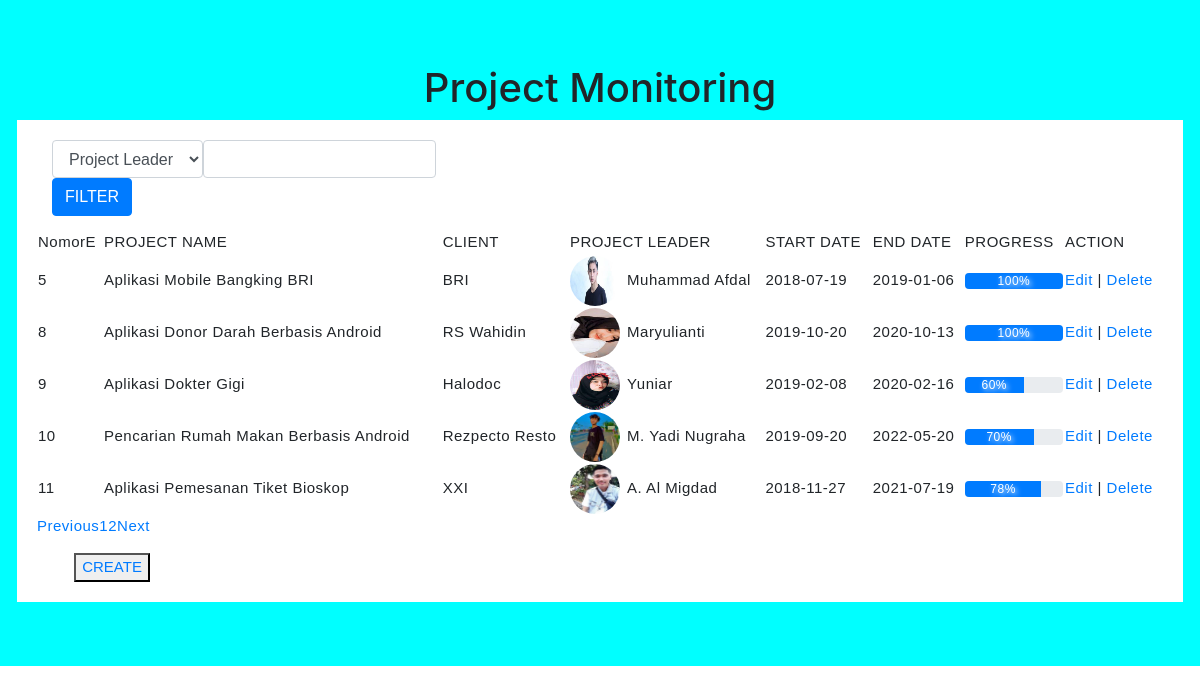
The page / on the database its author committed.
### tables this page shows
CREATE TABLE `monitoring` (
  `id` int(11) NOT NULL,
  `Project_Name` varchar(255) NOT NULL,
  `Client` varchar(255) NOT NULL,
  `Project_Leader` varchar(255) NOT NULL,
  `Start_Date` date NOT NULL,
  `End_Date` date NOT NULL,
  `Progress` varchar(255) NOT NULL,
  `Foto` varchar(255) NOT NULL
);

### index.php (the view, shortened to what this page needs)
<!DOCTYPE html>
<html lang="en" dir="ltr">
  <head>
    <link rel="stylesheet" href="http://localhost/digitaliz/assets/bootstrap.css">
    <link rel="stylesheet" href="http://localhost/digitaliz/assets/style1.css">
  </head>
  <body>
  <div class="jumbotron text-center">
        <h1>Project Monitoring</h1>
  <div class="row utama label">
  <div class="col-sm-12 ">
  <div class="row">
        <div class="col-md-5">
          <div class="panel panel-default">
            <div class="panel-body">
              <form class="form-inline" >
                <div class="form-group">
                      <select class="form-control" id="Kolom" name="Kolom" required="">
                        <?php
                          $kolom=(isset($_GET['Kolom']))? $_GET['Kolom'] : "";
                        ?>
                        <option value="Project_Leader" <?php if ($kolom=="Project_Leader") echo "selected"; ?>>Project Leader</option>
                      </select>
                    </div>
                    <div class="form-group">
                      <input type="text" class="form-control" id="filter" name="filter" value="<?php if (isset($_GET['filter']))  echo $_GET['filter']; ?>">
                    </div>
                    <button type="submit" class="btn btn-primary">FILTER</button>
                  </form>
              </div>
            </div>
          </div>
          <br/>
          <br/>
          <br/>
          <br/>
    <table width='100%' border=0>
        <thead bgcolor='#ffffff' >
            <tr style="text-left">
                <td  >NomorE</td>
                <td  >PROJECT NAME</td>
                <td >CLIENT</td>
                <td colspan="2">PROJECT LEADER</td>
                <td >START DATE</td>
                <td >END DATE</td>
                <td >PROGRESS</td>
                <td >ACTION</td>
            </tr>
            <?php
            $servername = "localhost";
            $username = "root";
            $password = "12345";
            $dbname = "Digitaliz";
            $conn = new mysqli($servername, $username, $password, $dbname);
            $page = (isset($_GET['page']))? (int) $_GET['page'] : 1;
            $kolomCari=(isset($_GET['Kolom']))? $_GET['Kolom'] : "";
            $kolomFilter=(isset($_GET['filter']))? $_GET['filter'] : "";
                $limit = 5;
                $limitStart = ($page - 1) * $limit;
                if($kolomCari=="" && $kolomFilter==""){
                  $SqlQuery = mysqli_query($conn, "SELECT * FROM monitoring LIMIT ".$limitStart.",".$limit);
                }else{
                  $SqlQuery = mysqli_query($conn, "SELECT * FROM monitoring WHERE $kolomCari LIKE '%$kolomFilter%' LIMIT ".$limitStart.",".$limit);
                }
                while($data = mysqli_fetch_array($SqlQuery)){
                ?>
        </thead>
        <tbody>
          <tr>
              <td><?php echo $data['id'];?></td>
              <td><?php echo $data['Project_Name'];?></td>
              <td><?php echo $data['Client'];?></td>
              <td>
              <div class="img">
                  <img src="Foto/<?php echo $data['Foto'];?>">
              </div>
              </td>
              <td><?php echo $data['Project_Leader'];?></td>
              <td><?php echo $data['Start_Date'];?></td>
              <td><?php echo $data['End_Date'];?></td>
              <td>
              <div class="progress">
              <div class="progress-bar <strong>bg-primary</strong>" role="progressbar" style="width:<?php echo $data['Progress'];?>" aria-valuemax="100"><?php echo $data['Progress'];?></div>
            </td>
          <td>
              <a href="edit.php?Project_Leader='<?php echo $data['Project_Leader'];?>">Edit</a> |
              <a href="delete_aksi.php?Project_Leader=<?php echo $data['Project_Leader'];?>&Foto=<?php echo $data['Foto'];?>" <?php 'onClick="return confirm(\'Apakah Anda Yakin Ingin Menghapus Data Ini?\')"';?>>Delete</a>
              </td>
      </tr>
          </tbody>
          <?php
            }
          ?>
      </table>
      <div align="right">
          <ul class="pagination">
            <?php
              if($page == 1){
            ?>
              <li class="disabled"><a href="#">Previous</a></li>
            <?php
              }
            ?>
            <?php
            if($kolomCari=="" && $kolomFilter==""){
              $SqlQuery = mysqli_query($conn, "SELECT * FROM monitoring");
            }else{
              $SqlQuery = mysqli_query($conn, "SELECT * FROM monitoring WHERE $kolomCari LIKE '%$kolomFilter%'");
            }
            $JumlahData = mysqli_num_rows($SqlQuery);
            $jumlahPage = ceil($JumlahData / $limit);
            $jumlahNumber = 1;
            $startNumber = ($page > $jumlahNumber)? $page - $jumlahNumber : 1;
            $endNumber = ($page < ($jumlahPage - $jumlahNumber))? $page + $jumlahNumber : $jumlahPage;
            for($i = $startNumber; $i <= $endNumber; $i++){
              $linkActive = ($page == $i)? ' class="active"' : '';
              if($kolomCari=="" && $kolomFilter==""){
          ?>
              <li<?php echo $linkActive; ?>><a href="index.php?page=<?php echo $i; ?>"><?php echo $i; ?></a></li>
              <?php
        }else{
          ?>
          <li<?php echo $linkActive; ?>><a href="index.php?Kolom=<?php echo $kolomCari;?>&filter=<?php echo $kolomFilter;?>&page=<?php echo $i; ?>"><?php echo $i; ?></a></li>
          <?php
        }
      }
      ?>
      <?php
       if($page == $jumlahPage){
      ?>
        <li class="disabled"><a href="#">Next</a></li>
      <?php
      }
      else{
        $linkNext = ($page < $jumlahPage)? $page + 1 : $jumlahPage;
       if($kolomCari=="" && $kolomFilter==""){
          ?>
            <li><a href="index.php?page=<?php echo $linkNext; ?>">Next</a></li>
       <?php
          }else{
        ?>
           <li><a href="index.php?Kolom=<?php echo $kolomCari;?>&filter=<?php echo $kolomFilter;?>&page=<?php echo $linkNext; ?>">Next</a></li>
      <?php
        }
      }
      ?>
    </ul>
      <button><a href="http://localhost/digitaliz/create.php">CREATE</a></button>
  </div>
  </body>
</html>

### assets/style1.css (style rules this page uses)
.utama { background-color:#ffffff; text-align: left; font-family: Arial; font-size: 15px; }
.label { text-shadow: 2px 2px 5px #ffffff; letter-spacing: 0.5px; text-align: left; }
img { width: 50px; height: 50px; border-radius: 50%; }

### rows shown on the page
monitoring: id "5", Project_Name "Aplikasi Mobile Bangking BRI", Client "BRI", Foto (picture), Project_Leader "Muhammad Afdal", Start_Date "2018-07-19", End_Date "2019-01-06", Progress "100%"
monitoring: id "8", Project_Name "Aplikasi Donor Darah Berbasis Android", Client "RS Wahidin", Foto (picture), Project_Leader "Maryulianti", Start_Date "2019-10-20", End_Date "2020-10-13", Progress "100%"
monitoring: id "9", Project_Name "Aplikasi Dokter Gigi", Client "Halodoc", Foto (picture), Project_Leader "Yuniar", Start_Date "2019-02-08", End_Date "2020-02-16", Progress "60%"
monitoring: id "10", Project_Name "Pencarian Rumah Makan Berbasis Android", Client "Rezpecto Resto", Foto (picture), Project_Leader "M. Yadi Nugraha", Start_Date "2019-09-20", End_Date "2022-05-20", Progress "70%"
monitoring: id "11", Project_Name "Aplikasi Pemesanan Tiket Bioskop", Client "XXI", Foto (picture), Project_Leader "A. Al Migdad", Start_Date "2018-11-27", End_Date "2021-07-19", Progress "78%"
